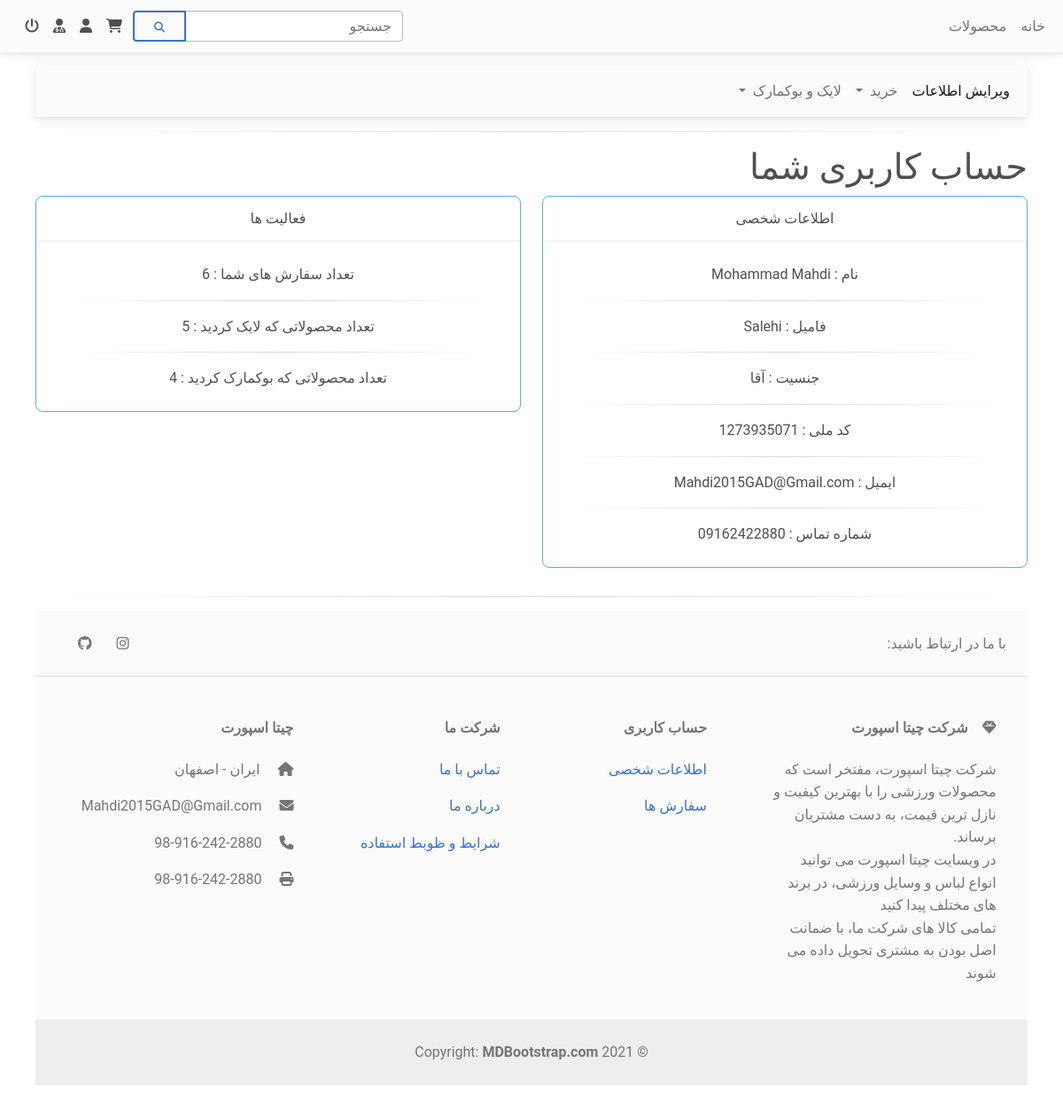
Screenshot of /ViewProfile.php (signed in) with the database file from the repository.
### tables this page shows
CREATE TABLE IF NOT EXISTS `user` (
  `id` int(11) NOT NULL AUTO_INCREMENT,
  `firstname` varchar(255) NOT NULL,
  `lastname` varchar(255) NOT NULL,
  `gender` varchar(255) NOT NULL,
  `kodmeli` varchar(255) NOT NULL,
  `email` varchar(255) NOT NULL,
  `number` varchar(255) NOT NULL,
  `password` varchar(255) NOT NULL,
  `role` varchar(255) NOT NULL,
  PRIMARY KEY (`id`),
  UNIQUE KEY `kodmeli` (`kodmeli`),
  UNIQUE KEY `email` (`email`),
  UNIQUE KEY `number` (`number`)
);

### ViewProfile.php (called while the page is built, shortened)
<?php
    include 'DataBase.php';
    include 'Settings.php';
    $db = new db($dbhost, $dbuser, $dbpass, $dbname);
    $sql = "SELECT * FROM user WHERE id = ?";
    $result = $db -> query($sql, $_SESSION['uid']);
    $user = $result -> fetchArray();
    $sql = "SELECT * FROM order_product WHERE userid = ?";
    $result = $db -> query($sql, $_SESSION['uid']);
    $userorder = $result -> fetchAll();
    $ordercount = 0;
    foreach($userorder as $order_product){
        $ordercount = $ordercount + 1;
    }
    $sql = "SELECT * FROM like_product WHERE userid = ? AND likestatus = 'like'";
    $result = $db -> query($sql, $_SESSION['uid']);
    $userlike = $result -> fetchAll();
    $likecount = 0;
    foreach($userlike as $like_product){
        $likecount = $likecount + 1;
    }
    $sql = "SELECT * FROM bookmark_product WHERE userid = ? AND bookmarkstatus = 'bookmark-on'";
    $result = $db -> query($sql, $_SESSION['uid']);
    $userbookmark = $result -> fetchAll();
    $bookmarkcount = 0;
    foreach($userbookmark as $bookmark_product){
        $bookmarkcount = $bookmarkcount + 1;
    }
    include 'ViewProfile_View.php';
?>

### Settings.php (called while the page is built)
<?php
    $dbhost = 'localhost';
    $dbuser = 'root';
    $dbpass = '';
    $dbname = 'cheetah_sport';
?>

### DataBase.php (called while the page is built, shortened)
<?php
class db {
    protected $connection;
	protected $query;
	public function __construct($dbhost = '', $dbuser = '', $dbpass = '', $dbname = '', $charset = 'utf8') {
		$this->connection = new mysqli($dbhost, $dbuser, $dbpass, $dbname);
		$this->connection->set_charset($charset);
	}
    public function query($query) {
		if ($this->query = $this->connection->prepare($query)) {
            if (func_num_args() > 1) {
                $x = func_get_args();
                $args = array_slice($x, 1);
				$types = '';
                $args_ref = array();
                foreach ($args as $k => &$arg) {
					if (is_array($args[$k])) {
						foreach ($args[$k] as $j => &$a) {
							$types .= $this->_gettype($args[$k][$j]);
							$args_ref[] = &$a;
						}
					} else {
	                	$types .= $this->_gettype($args[$k]);
	                    $args_ref[] = &$arg;
					}
                }
				array_unshift($args_ref, $types);
                call_user_func_array(array($this->query, 'bind_param'), $args_ref);
            }
            $this->query->execute();
        } else {
            $this->error('Unable to prepare MySQL statement (check your syntax) - ' . $this->connection->error);
        }
		return $this;
    }
	public function fetchArray() {
	    $params = array();
        $row = array();
	    $meta = $this->query->result_metadata();
	    while ($field = $meta->fetch_field()) {
	        $params[] = &$row[$field->name];
	    }
	    call_user_func_array(array($this->query, 'bind_result'), $params);
        $result = array();
		while ($this->query->fetch()) {
			foreach ($row as $key => $val) {
				$result[$key] = $val;
			}
		}
		return $result;
	}
	private function _gettype($var) {
	    if (is_int($var)) return 'i';
	    return 'b';
	}
}
?>

### ViewProfile_View.php (the view, shortened to what this page needs)
<!doctype html>
<html lang="fa">
    <head>
        <link rel = "stylesheet" href = "Styles\css\mdb.rtl.min.css" type = "text/css">
    </head>
    <body>
        <?php include 'Header.php'; ?>
        <?php include 'AsideNav_User.php'; ?>
        <main>
            <div>
                <hr class="hr hr-blurry" />
                <h1>حساب کاربری شما</h1>
                <div class="row row-cols-1 row-cols-md-2 g-4">
                    <div class="col">
                        <div class="card border border-info shadow-0 mb-3 text-center">
                            <div class="card-header">اطلاعات شخصی</div>
                            <div class="card-body">
                                <p class="card-text">نام : <?php echo "{$user['firstname']}"; ?></p>
                                <hr class="hr hr-blurry" />
                                <p class="card-text">فامیل : <?php echo "{$user['lastname']}"; ?></p>
                                <hr class="hr hr-blurry" />
                                <p class="card-text">جنسیت : <?php if($user['gender'] == 'male') {echo 'آقا';} else {echo 'خانم';} ?></p>
                                <hr class="hr hr-blurry" />
                                <p class="card-text">کد ملی : <?php echo "{$user['kodmeli']}"; ?></p>
                                <hr class="hr hr-blurry" />
                                <p class="card-text">ایمیل : <?php echo "{$user['email']}"; ?></p>
                                <hr class="hr hr-blurry" />
                                <p class="card-text">شماره تماس : <?php echo "{$user['number']}"; ?></p>
                            </div>
                        </div>
                    </div>
                    <div class="col">
                        <div class="card border border-info shadow-0 mb-3 text-center">
                            <div class="card-header">فعالیت ها</div>
                            <div class="card-body">
                                <p class="card-text">تعداد سفارش های شما : <?php echo "{$ordercount}"; ?></p>
                                <hr class="hr hr-blurry" />
                                <p class="card-text">تعداد محصولاتی که لایک کردید : <?php echo "{$likecount}"; ?></p>
                                <hr class="hr hr-blurry" />
                                <p class="card-text">تعداد محصولاتی که بوکمارک کردید : <?php echo "{$bookmarkcount}"; ?></p>
                            </div>
                        </div>
                    </div>
                </div>
            </div>
        </main>
        <?php include 'Footer.php'; ?>
    </body>
</html>

### rows the page displays
user: firstname "Mohammad Mahdi", lastname "Salehi", kodmeli "1273935071", email "Mahdi2015GAD@Gmail.com", number "09162422880"

### other values shown
$ordercount "6"
$likecount "5"
$bookmarkcount "4"
